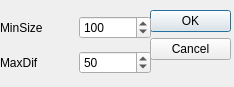
<?xml version="1.0" encoding="UTF-8"?>
<ui version="4.0">
 <class>AlgorithmDialog</class>
 <widget class="QDialog" name="AlgorithmDialog">
  <property name="geometry">
   <rect>
    <x>0</x>
    <y>0</y>
    <width>234</width>
    <height>87</height>
   </rect>
  </property>
  <property name="windowTitle">
   <string>Dialog</string>
  </property>
  <widget class="QDialogButtonBox" name="buttonBox">
   <property name="geometry">
    <rect>
     <x>150</x>
     <y>10</y>
     <width>81</width>
     <height>71</height>
    </rect>
   </property>
   <property name="orientation">
    <enum>Qt::Vertical</enum>
   </property>
   <property name="standardButtons">
    <set>QDialogButtonBox::Cancel|QDialogButtonBox::Ok</set>
   </property>
  </widget>
  <widget class="QWidget" name="gridLayoutWidget">
   <property name="geometry">
    <rect>
     <x>0</x>
     <y>10</y>
     <width>151</width>
     <height>71</height>
    </rect>
   </property>
   <layout class="QGridLayout" name="gridLayout">
    <item row="0" column="1">
     <widget class="QSpinBox" name="MinSizeSpinBox">
      <property name="minimum">
       <number>3</number>
      </property>
      <property name="maximum">
       <number>400</number>
      </property>
      <property name="value">
       <number>100</number>
      </property>
     </widget>
    </item>
    <item row="1" column="1">
     <widget class="QSpinBox" name="MaxDifSpinBox">
      <property name="minimum">
       <number>1</number>
      </property>
      <property name="maximum">
       <number>255</number>
      </property>
      <property name="value">
       <number>50</number>
      </property>
     </widget>
    </item>
    <item row="0" column="0">
     <widget class="QLabel" name="label">
      <property name="text">
       <string>MinSize</string>
      </property>
     </widget>
    </item>
    <item row="1" column="0">
     <widget class="QLabel" name="label_2">
      <property name="text">
       <string>MaxDif</string>
      </property>
     </widget>
    </item>
   </layout>
  </widget>
 </widget>
 <resources/>
 <connections>
  <connection>
   <sender>buttonBox</sender>
   <signal>accepted()</signal>
   <receiver>AlgorithmDialog</receiver>
   <slot>accept()</slot>
   <hints>
    <hint type="sourcelabel">
     <x>248</x>
     <y>254</y>
    </hint>
    <hint type="destinationlabel">
     <x>157</x>
     <y>274</y>
    </hint>
   </hints>
  </connection>
  <connection>
   <sender>buttonBox</sender>
   <signal>rejected()</signal>
   <receiver>AlgorithmDialog</receiver>
   <slot>reject()</slot>
   <hints>
    <hint type="sourcelabel">
     <x>316</x>
     <y>260</y>
    </hint>
    <hint type="destinationlabel">
     <x>286</x>
     <y>274</y>
    </hint>
   </hints>
  </connection>
 </connections>
</ui>
